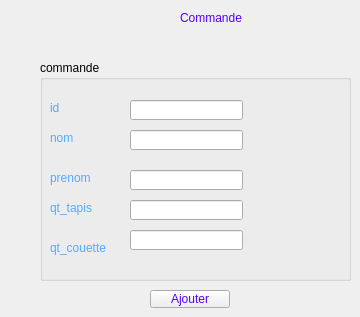
           <widget class="QWidget" name="tab_18">
            <attribute name="title">
             <string>metier_comm2-1</string>
            </attribute>
            <widget class="QLabel" name="label_2">
             <property name="geometry">
              <rect>
               <x>180</x>
               <y>10</y>
               <width>141</width>
               <height>16</height>
              </rect>
             </property>
             <property name="styleSheet">
              <string notr="true">color: rgb(85, 0, 255);</string>
             </property>
             <property name="text">
              <string>Commande</string>
             </property>
            </widget>
            <widget class="QGroupBox" name="groupBox">
             <property name="geometry">
              <rect>
               <x>40</x>
               <y>60</y>
               <width>311</width>
               <height>221</height>
              </rect>
             </property>
             <property name="title">
              <string>commande</string>
             </property>
             <widget class="QLabel" name="label_5">
              <property name="geometry">
               <rect>
                <x>10</x>
                <y>40</y>
                <width>51</width>
                <height>16</height>
               </rect>
              </property>
              <property name="styleSheet">
               <string notr="true">color: rgb(85, 170, 255);</string>
              </property>
              <property name="text">
               <string>id</string>
              </property>
             </widget>
             <widget class="QLabel" name="label_7">
              <property name="geometry">
               <rect>
                <x>10</x>
                <y>70</y>
                <width>61</width>
                <height>16</height>
               </rect>
              </property>
              <property name="styleSheet">
               <string notr="true">color: rgb(85, 170, 255);</string>
              </property>
              <property name="text">
               <string>nom</string>
              </property>
             </widget>
             <widget class="QLabel" name="label_8">
              <property name="geometry">
               <rect>
                <x>10</x>
                <y>110</y>
                <width>51</width>
                <height>16</height>
               </rect>
              </property>
              <property name="styleSheet">
               <string notr="true">color: rgb(85, 170, 255);</string>
              </property>
              <property name="text">
               <string>prenom</string>
              </property>
             </widget>
             <widget class="QLabel" name="label_9">
              <property name="geometry">
               <rect>
                <x>10</x>
                <y>140</y>
                <width>61</width>
                <height>16</height>
               </rect>
              </property>
              <property name="styleSheet">
               <string notr="true">color: rgb(85, 170, 255);</string>
              </property>
              <property name="text">
               <string>qt_tapis</string>
              </property>
             </widget>
             <widget class="QLabel" name="label_10">
              <property name="geometry">
               <rect>
                <x>10</x>
                <y>180</y>
                <width>71</width>
                <height>16</height>
               </rect>
              </property>
              <property name="styleSheet">
               <string notr="true">color: rgb(85, 170, 255);</string>
              </property>
              <property name="text">
               <string>qt_couette</string>
              </property>
             </widget>
             <widget class="QLineEdit" name="lineEdit_2">
              <property name="geometry">
               <rect>
                <x>90</x>
                <y>40</y>
                <width>113</width>
                <height>20</height>
               </rect>
              </property>
             </widget>
             <widget class="QLineEdit" name="lineEdit_3">
              <property name="geometry">
               <rect>
                <x>90</x>
                <y>70</y>
                <width>113</width>
                <height>20</height>
               </rect>
              </property>
             </widget>
             <widget class="QLineEdit" name="lineEdit_5">
              <property name="geometry">
               <rect>
                <x>90</x>
                <y>110</y>
                <width>113</width>
                <height>20</height>
               </rect>
              </property>
             </widget>
             <widget class="QLineEdit" name="lineEdit_6">
              <property name="geometry">
               <rect>
                <x>90</x>
                <y>140</y>
                <width>113</width>
                <height>20</height>
               </rect>
              </property>
             </widget>
             <widget class="QLineEdit" name="lineEdit_7">
              <property name="geometry">
               <rect>
                <x>90</x>
                <y>170</y>
                <width>113</width>
                <height>20</height>
               </rect>
              </property>
             </widget>
            </widget>
            <widget class="QPushButton" name="ajoutAchatButton">
             <property name="geometry">
              <rect>
               <x>150</x>
               <y>290</y>
               <width>80</width>
               <height>18</height>
              </rect>
             </property>
             <property name="styleSheet">
              <string notr="true">color: rgb(85, 0, 255);</string>
             </property>
             <property name="text">
              <string>Ajouter</string>
             </property>
            </widget>
           </widget>
